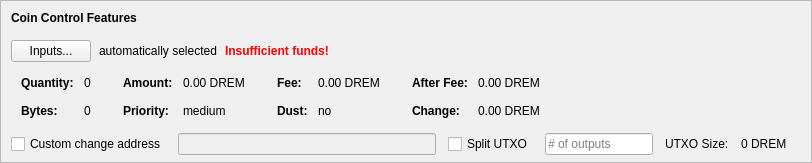
    <widget class="QFrame" name="frameCoinControl">
     <property name="sizePolicy">
      <sizepolicy hsizetype="Expanding" vsizetype="Expanding">
       <horstretch>0</horstretch>
       <verstretch>0</verstretch>
      </sizepolicy>
     </property>
     <property name="maximumSize">
      <size>
       <width>16777215</width>
       <height>16777215</height>
      </size>
     </property>
     <property name="frameShape">
      <enum>QFrame::StyledPanel</enum>
     </property>
     <property name="frameShadow">
      <enum>QFrame::Sunken</enum>
     </property>
     <layout class="QVBoxLayout" name="verticalLayoutCoinControl2">
      <property name="spacing">
       <number>0</number>
      </property>
      <property name="leftMargin">
       <number>0</number>
      </property>
      <property name="topMargin">
       <number>0</number>
      </property>
      <property name="rightMargin">
       <number>0</number>
      </property>
      <property name="bottomMargin">
       <number>6</number>
      </property>
      <item>
       <layout class="QVBoxLayout" name="verticalLayoutCoinControl" stretch="0,0,0,0,1">
        <property name="spacing">
         <number>0</number>
        </property>
        <property name="leftMargin">
         <number>10</number>
        </property>
        <property name="topMargin">
         <number>10</number>
        </property>
        <item>
         <layout class="QHBoxLayout" name="horizontalLayoutCoinControl1">
          <property name="bottomMargin">
           <number>15</number>
          </property>
          <item>
           <widget class="QLabel" name="labelCoinControlFeatures">
            <property name="sizePolicy">
             <sizepolicy hsizetype="Preferred" vsizetype="Maximum">
              <horstretch>0</horstretch>
              <verstretch>0</verstretch>
             </sizepolicy>
            </property>
            <property name="font">
             <font>
              <weight>75</weight>
              <bold>true</bold>
             </font>
            </property>
            <property name="styleSheet">
             <string notr="true">font-weight:bold;</string>
            </property>
            <property name="text">
             <string>Coin Control Features</string>
            </property>
           </widget>
          </item>
         </layout>
        </item>
        <item>
         <layout class="QHBoxLayout" name="horizontalLayoutCoinControl2" stretch="0,0,0,0">
          <property name="spacing">
           <number>8</number>
          </property>
          <property name="bottomMargin">
           <number>10</number>
          </property>
          <item>
           <widget class="QPushButton" name="pushButtonCoinControl">
            <property name="styleSheet">
             <string notr="true"/>
            </property>
            <property name="text">
             <string>Inputs...</string>
            </property>
            <property name="autoDefault">
             <bool>false</bool>
            </property>
           </widget>
          </item>
          <item>
           <widget class="QLabel" name="labelCoinControlAutomaticallySelected">
            <property name="text">
             <string>automatically selected</string>
            </property>
            <property name="margin">
             <number>5</number>
            </property>
           </widget>
          </item>
          <item>
           <widget class="QLabel" name="labelCoinControlInsuffFunds">
            <property name="font">
             <font>
              <weight>75</weight>
              <bold>true</bold>
             </font>
            </property>
            <property name="styleSheet">
             <string notr="true">color:red;font-weight:bold;</string>
            </property>
            <property name="text">
             <string>Insufficient funds!</string>
            </property>
            <property name="margin">
             <number>5</number>
            </property>
           </widget>
          </item>
          <item>
           <spacer name="horizontalSpacerCoinControl">
            <property name="orientation">
             <enum>Qt::Horizontal</enum>
            </property>
            <property name="sizeHint" stdset="0">
             <size>
              <width>40</width>
              <height>1</height>
             </size>
            </property>
           </spacer>
          </item>
         </layout>
        </item>
        <item>
         <widget class="QWidget" name="widgetCoinControl" native="true">
          <property name="sizePolicy">
           <sizepolicy hsizetype="Preferred" vsizetype="Preferred">
            <horstretch>0</horstretch>
            <verstretch>0</verstretch>
           </sizepolicy>
          </property>
          <property name="minimumSize">
           <size>
            <width>0</width>
            <height>0</height>
           </size>
          </property>
          <property name="styleSheet">
           <string notr="true"/>
          </property>
          <layout class="QHBoxLayout" name="horizontalLayoutCoinControl5">
           <property name="leftMargin">
            <number>0</number>
           </property>
           <property name="topMargin">
            <number>0</number>
           </property>
           <property name="rightMargin">
            <number>0</number>
           </property>
           <property name="bottomMargin">
            <number>0</number>
           </property>
           <item>
            <layout class="QHBoxLayout" name="horizontalLayoutCoinControl3" stretch="0,0,0,1">
             <property name="spacing">
              <number>20</number>
             </property>
             <property name="topMargin">
              <number>0</number>
             </property>
             <property name="bottomMargin">
              <number>10</number>
             </property>
             <item>
              <layout class="QFormLayout" name="formLayoutCoinControl1">
               <property name="horizontalSpacing">
                <number>10</number>
               </property>
               <property name="verticalSpacing">
                <number>14</number>
               </property>
               <property name="leftMargin">
                <number>10</number>
               </property>
               <property name="topMargin">
                <number>4</number>
               </property>
               <property name="rightMargin">
                <number>6</number>
               </property>
               <item row="0" column="0">
                <widget class="QLabel" name="labelCoinControlQuantityText">
                 <property name="font">
                  <font>
                   <weight>75</weight>
                   <bold>true</bold>
                  </font>
                 </property>
                 <property name="text">
                  <string>Quantity:</string>
                 </property>
                 <property name="margin">
                  <number>0</number>
                 </property>
                </widget>
               </item>
               <item row="0" column="1">
                <widget class="QLabel" name="labelCoinControlQuantity">
                 <property name="cursor">
                  <cursorShape>IBeamCursor</cursorShape>
                 </property>
                 <property name="contextMenuPolicy">
                  <enum>Qt::ActionsContextMenu</enum>
                 </property>
                 <property name="text">
                  <string notr="true">0</string>
                 </property>
                 <property name="margin">
                  <number>0</number>
                 </property>
                 <property name="textInteractionFlags">
                  <set>Qt::LinksAccessibleByMouse|Qt::TextSelectableByKeyboard|Qt::TextSelectableByMouse</set>
                 </property>
                </widget>
               </item>
               <item row="1" column="0">
                <widget class="QLabel" name="labelCoinControlBytesText">
                 <property name="font">
                  <font>
                   <weight>75</weight>
                   <bold>true</bold>
                  </font>
                 </property>
                 <property name="text">
                  <string>Bytes:</string>
                 </property>
                </widget>
               </item>
               <item row="1" column="1">
                <widget class="QLabel" name="labelCoinControlBytes">
                 <property name="cursor">
                  <cursorShape>IBeamCursor</cursorShape>
                 </property>
                 <property name="contextMenuPolicy">
                  <enum>Qt::ActionsContextMenu</enum>
                 </property>
                 <property name="text">
                  <string notr="true">0</string>
                 </property>
                 <property name="textInteractionFlags">
                  <set>Qt::LinksAccessibleByMouse|Qt::TextSelectableByKeyboard|Qt::TextSelectableByMouse</set>
                 </property>
                </widget>
               </item>
              </layout>
             </item>
             <item>
              <layout class="QFormLayout" name="formLayoutCoinControl2">
               <property name="horizontalSpacing">
                <number>10</number>
               </property>
               <property name="verticalSpacing">
                <number>14</number>
               </property>
               <property name="leftMargin">
                <number>6</number>
               </property>
               <property name="topMargin">
                <number>4</number>
               </property>
               <property name="rightMargin">
                <number>6</number>
               </property>
               <item row="0" column="0">
                <widget class="QLabel" name="labelCoinControlAmountText">
                 <property name="font">
                  <font>
                   <weight>75</weight>
                   <bold>true</bold>
                  </font>
                 </property>
                 <property name="text">
                  <string>Amount:</string>
                 </property>
                 <property name="margin">
                  <number>0</number>
                 </property>
                </widget>
               </item>
               <item row="0" column="1">
                <widget class="QLabel" name="labelCoinControlAmount">
                 <property name="cursor">
                  <cursorShape>IBeamCursor</cursorShape>
                 </property>
                 <property name="contextMenuPolicy">
                  <enum>Qt::ActionsContextMenu</enum>
                 </property>
                 <property name="text">
                  <string notr="true">0.00 DREM</string>
                 </property>
                 <property name="textInteractionFlags">
                  <set>Qt::LinksAccessibleByMouse|Qt::TextSelectableByKeyboard|Qt::TextSelectableByMouse</set>
                 </property>
                </widget>
               </item>
               <item row="1" column="0">
                <widget class="QLabel" name="labelCoinControlPriorityText">
                 <property name="font">
                  <font>
                   <weight>75</weight>
                   <bold>true</bold>
                  </font>
                 </property>
                 <property name="text">
                  <string>Priority:</string>
                 </property>
                </widget>
               </item>
               <item row="1" column="1">
                <widget class="QLabel" name="labelCoinControlPriority">
                 <property name="cursor">
                  <cursorShape>IBeamCursor</cursorShape>
                 </property>
                 <property name="contextMenuPolicy">
                  <enum>Qt::ActionsContextMenu</enum>
                 </property>
                 <property name="text">
                  <string>medium</string>
                 </property>
                 <property name="textInteractionFlags">
                  <set>Qt::LinksAccessibleByMouse|Qt::TextSelectableByKeyboard|Qt::TextSelectableByMouse</set>
                 </property>
                </widget>
               </item>
              </layout>
             </item>
             <item>
              <layout class="QFormLayout" name="formLayoutCoinControl3">
               <property name="horizontalSpacing">
                <number>10</number>
               </property>
               <property name="verticalSpacing">
                <number>14</number>
               </property>
               <property name="leftMargin">
                <number>6</number>
               </property>
               <property name="topMargin">
                <number>4</number>
               </property>
               <property name="rightMargin">
                <number>6</number>
               </property>
               <item row="0" column="0">
                <widget class="QLabel" name="labelCoinControlFeeText">
                 <property name="font">
                  <font>
                   <weight>75</weight>
                   <bold>true</bold>
                  </font>
                 </property>
                 <property name="text">
                  <string>Fee:</string>
                 </property>
                 <property name="margin">
                  <number>0</number>
                 </property>
                </widget>
               </item>
               <item row="0" column="1">
                <widget class="QLabel" name="labelCoinControlFee">
                 <property name="cursor">
                  <cursorShape>IBeamCursor</cursorShape>
                 </property>
                 <property name="contextMenuPolicy">
                  <enum>Qt::ActionsContextMenu</enum>
                 </property>
                 <property name="text">
                  <string notr="true">0.00 DREM</string>
                 </property>
                 <property name="textInteractionFlags">
                  <set>Qt::LinksAccessibleByMouse|Qt::TextSelectableByKeyboard|Qt::TextSelectableByMouse</set>
                 </property>
                </widget>
               </item>
               <item row="1" column="0">
                <widget class="QLabel" name="labelCoinControlLowOutputText">
                 <property name="font">
                  <font>
                   <weight>75</weight>
                   <bold>true</bold>
                  </font>
                 </property>
                 <property name="text">
                  <string>Dust:</string>
                 </property>
                </widget>
               </item>
               <item row="1" column="1">
                <widget class="QLabel" name="labelCoinControlLowOutput">
                 <property name="cursor">
                  <cursorShape>IBeamCursor</cursorShape>
                 </property>
                 <property name="contextMenuPolicy">
                  <enum>Qt::ActionsContextMenu</enum>
                 </property>
                 <property name="text">
                  <string>no</string>
                 </property>
                 <property name="textInteractionFlags">
                  <set>Qt::LinksAccessibleByMouse|Qt::TextSelectableByKeyboard|Qt::TextSelectableByMouse</set>
                 </property>
                </widget>
               </item>
              </layout>
             </item>
             <item>
              <layout class="QFormLayout" name="formLayoutCoinControl4">
               <property name="horizontalSpacing">
                <number>10</number>
               </property>
               <property name="verticalSpacing">
                <number>14</number>
               </property>
               <property name="leftMargin">
                <number>6</number>
               </property>
               <property name="topMargin">
                <number>4</number>
               </property>
               <property name="rightMargin">
                <number>6</number>
               </property>
               <item row="0" column="0">
                <widget class="QLabel" name="labelCoinControlAfterFeeText">
                 <property name="font">
                  <font>
                   <weight>75</weight>
                   <bold>true</bold>
                  </font>
                 </property>
                 <property name="text">
                  <string>After Fee:</string>
                 </property>
                 <property name="margin">
                  <number>0</number>
                 </property>
                </widget>
               </item>
               <item row="0" column="1">
                <widget class="QLabel" name="labelCoinControlAfterFee">
                 <property name="cursor">
                  <cursorShape>IBeamCursor</cursorShape>
                 </property>
                 <property name="contextMenuPolicy">
                  <enum>Qt::ActionsContextMenu</enum>
                 </property>
                 <property name="text">
                  <string notr="true">0.00 DREM</string>
                 </property>
                 <property name="textInteractionFlags">
                  <set>Qt::LinksAccessibleByMouse|Qt::TextSelectableByKeyboard|Qt::TextSelectableByMouse</set>
                 </property>
                </widget>
               </item>
               <item row="1" column="0">
                <widget class="QLabel" name="labelCoinControlChangeText">
                 <property name="font">
                  <font>
                   <weight>75</weight>
                   <bold>true</bold>
                  </font>
                 </property>
                 <property name="text">
                  <string>Change:</string>
                 </property>
                </widget>
               </item>
               <item row="1" column="1">
                <widget class="QLabel" name="labelCoinControlChange">
                 <property name="cursor">
                  <cursorShape>IBeamCursor</cursorShape>
                 </property>
                 <property name="contextMenuPolicy">
                  <enum>Qt::ActionsContextMenu</enum>
                 </property>
                 <property name="text">
                  <string notr="true">0.00 DREM</string>
                 </property>
                 <property name="textInteractionFlags">
                  <set>Qt::LinksAccessibleByMouse|Qt::TextSelectableByKeyboard|Qt::TextSelectableByMouse</set>
                 </property>
                </widget>
               </item>
              </layout>
             </item>
            </layout>
           </item>
          </layout>
         </widget>
        </item>
        <item>
         <layout class="QHBoxLayout" name="horizontalLayoutCoinControl4" stretch="0,0,0,0,0,0,0">
          <property name="spacing">
           <number>12</number>
          </property>
          <property name="sizeConstraint">
           <enum>QLayout::SetDefaultConstraint</enum>
          </property>
          <property name="topMargin">
           <number>5</number>
          </property>
          <property name="rightMargin">
           <number>5</number>
          </property>
          <item>
           <widget class="QCheckBox" name="checkBoxCoinControlChange">
            <property name="toolTip">
             <string>If this is activated, but the change address is empty or invalid, change will be sent to a newly generated address.</string>
            </property>
            <property name="text">
             <string>Custom change address</string>
            </property>
           </widget>
          </item>
          <item>
           <widget class="QValidatedLineEdit" name="lineEditCoinControlChange">
            <property name="enabled">
             <bool>false</bool>
            </property>
            <property name="sizePolicy">
             <sizepolicy hsizetype="Expanding" vsizetype="Fixed">
              <horstretch>0</horstretch>
              <verstretch>0</verstretch>
             </sizepolicy>
            </property>
           </widget>
          </item>
          <item>
           <widget class="QCheckBox" name="splitBlockCheckBox">
            <property name="text">
             <string>Split UTXO</string>
            </property>
           </widget>
          </item>
          <item>
           <widget class="QLineEdit" name="splitBlockLineEdit">
            <property name="sizePolicy">
             <sizepolicy hsizetype="Fixed" vsizetype="Fixed">
              <horstretch>50</horstretch>
              <verstretch>0</verstretch>
             </sizepolicy>
            </property>
            <property name="placeholderText">
             <string># of outputs</string>
            </property>
           </widget>
          </item>
          <item>
           <widget class="QLabel" name="labelBlockSizeText">
            <property name="text">
             <string>UTXO Size:</string>
            </property>
           </widget>
          </item>
          <item>
           <widget class="QLabel" name="labelBlockSize">
            <property name="text">
             <string>0 DREM</string>
            </property>
           </widget>
          </item>
          <item>
           <widget class="QLabel" name="labelCoinControlChangeLabel">
            <property name="sizePolicy">
             <sizepolicy hsizetype="Preferred" vsizetype="Expanding">
              <horstretch>0</horstretch>
              <verstretch>0</verstretch>
             </sizepolicy>
            </property>
            <property name="minimumSize">
             <size>
              <width>0</width>
              <height>0</height>
             </size>
            </property>
            <property name="text">
             <string/>
            </property>
            <property name="margin">
             <number>3</number>
            </property>
           </widget>
          </item>
         </layout>
        </item>
        <item>
         <spacer name="verticalSpacerCoinControl">
          <property name="orientation">
           <enum>Qt::Vertical</enum>
          </property>
          <property name="sizeHint" stdset="0">
           <size>
            <width>800</width>
            <height>1</height>
           </size>
          </property>
         </spacer>
        </item>
       </layout>
      </item>
     </layout>
    </widget>
